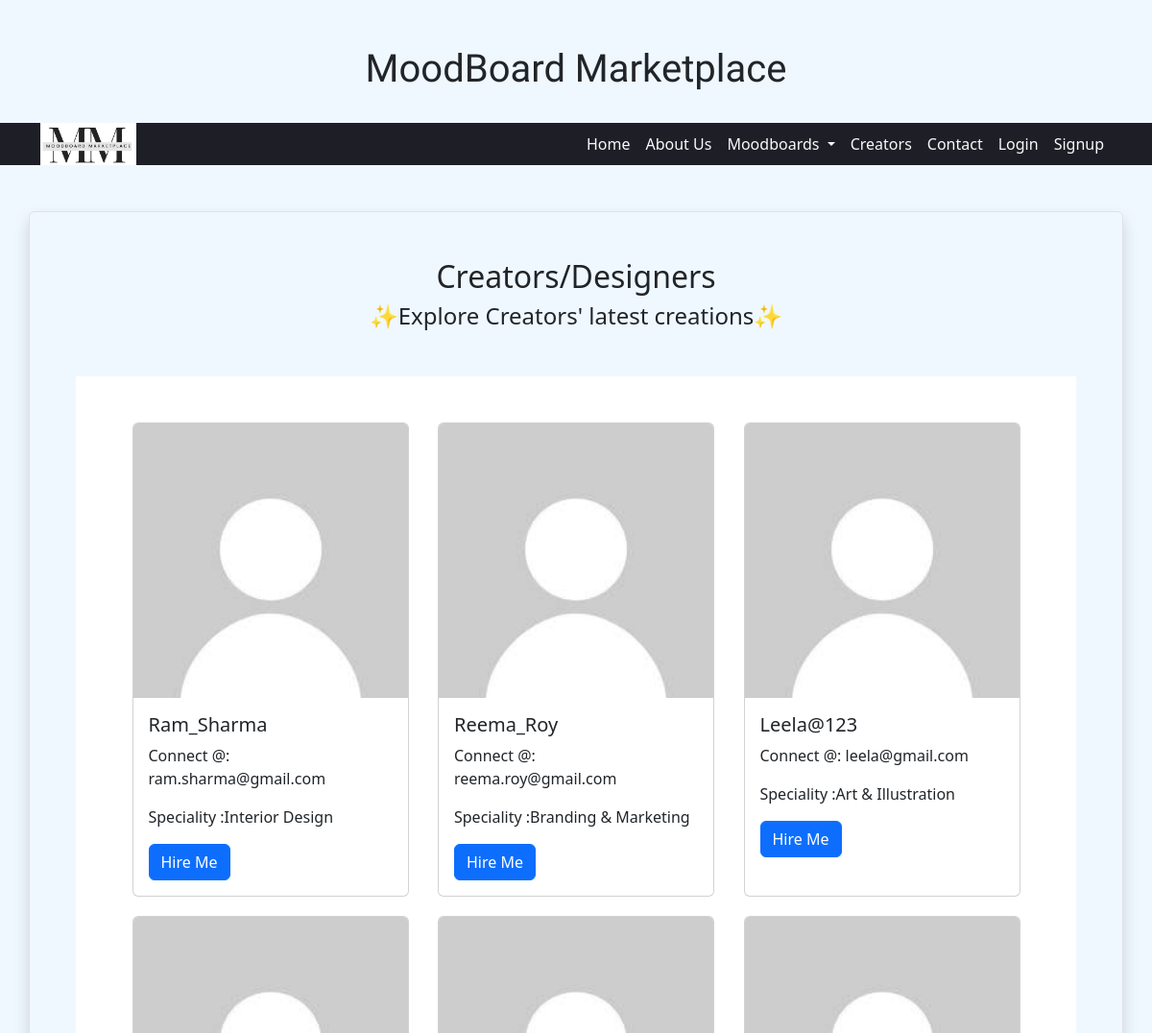
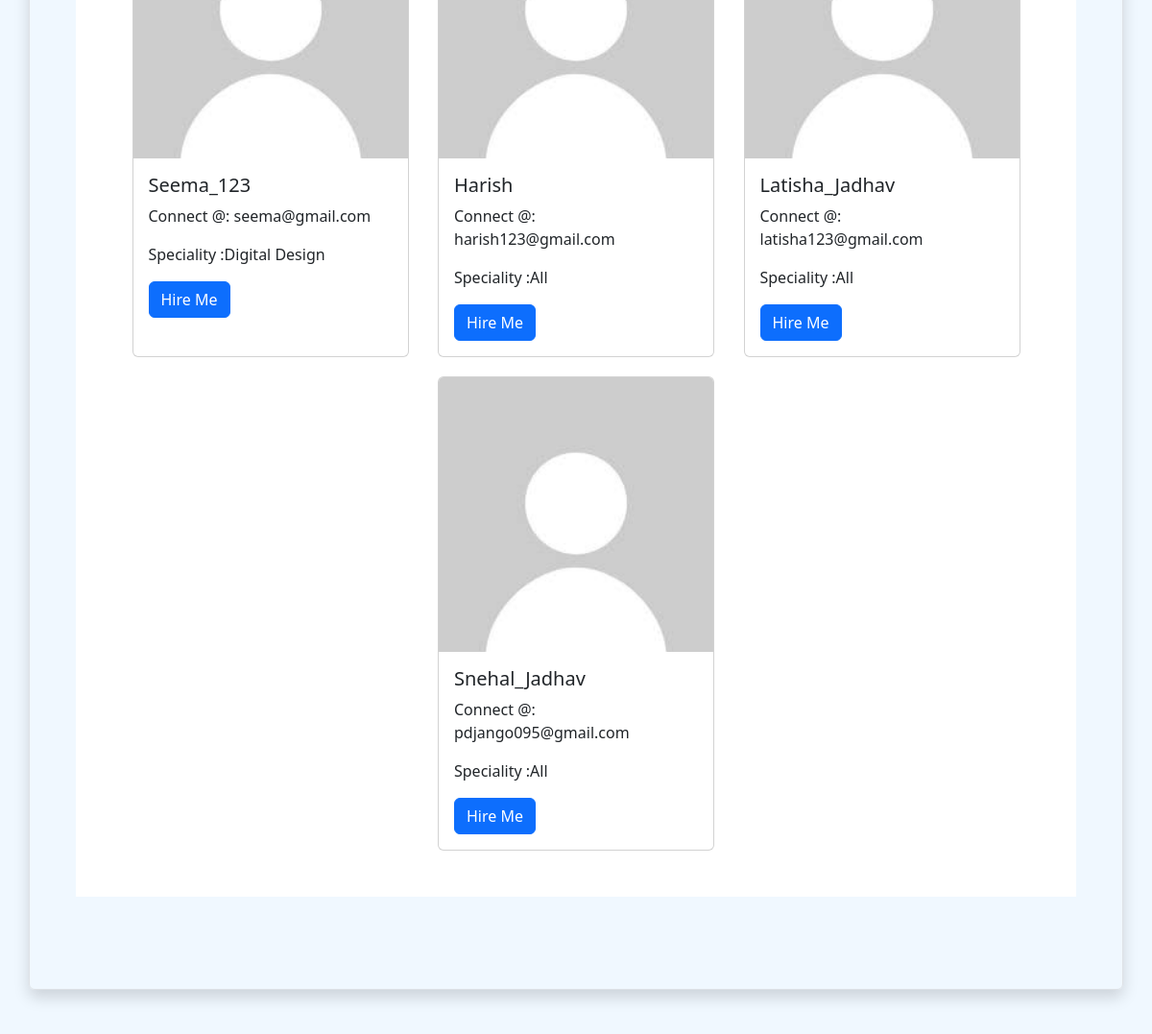
/moodboards/creators/ (upper part), run on an earlier commit of the app's database (2 pictures, top to bottom).
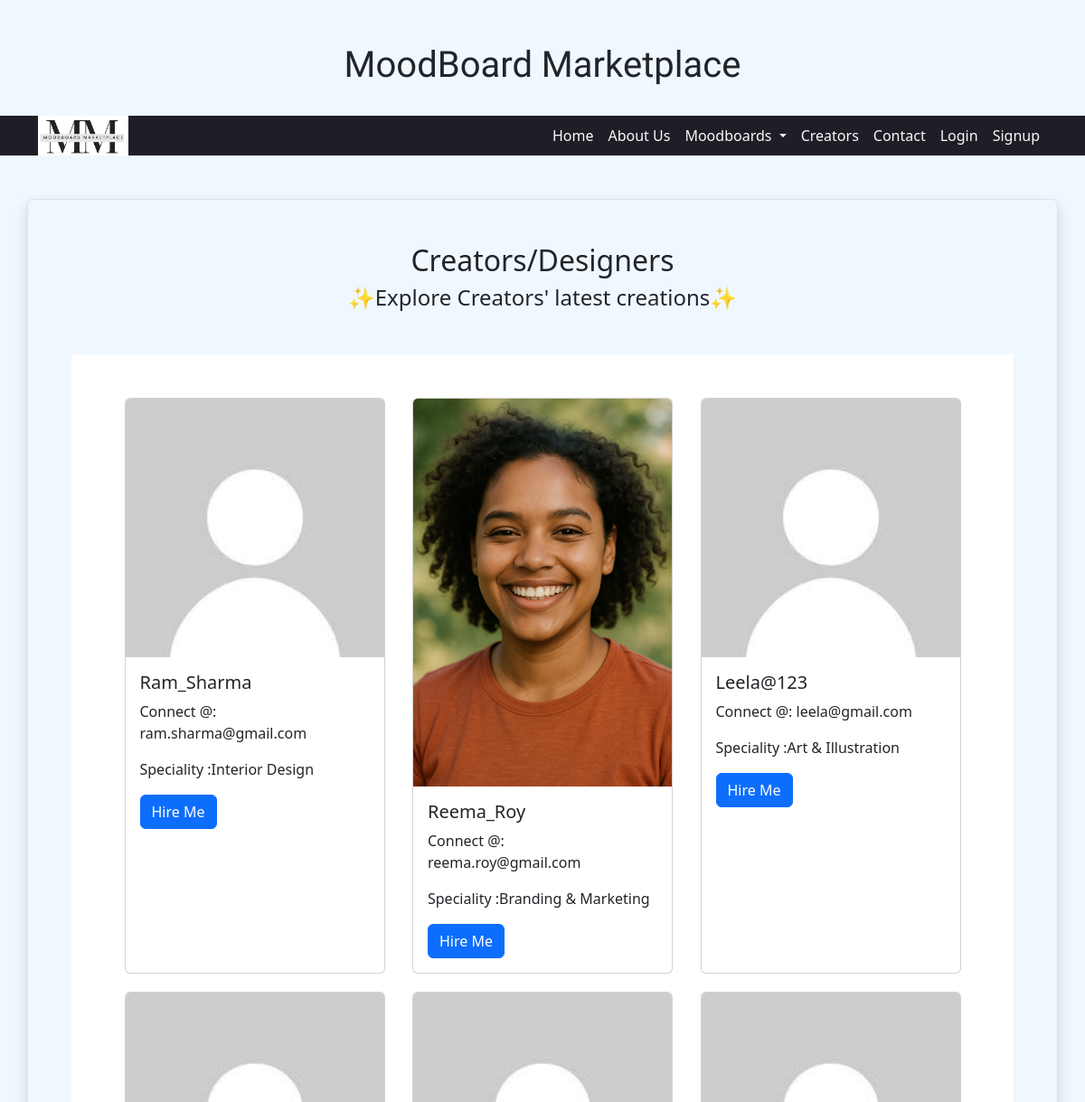
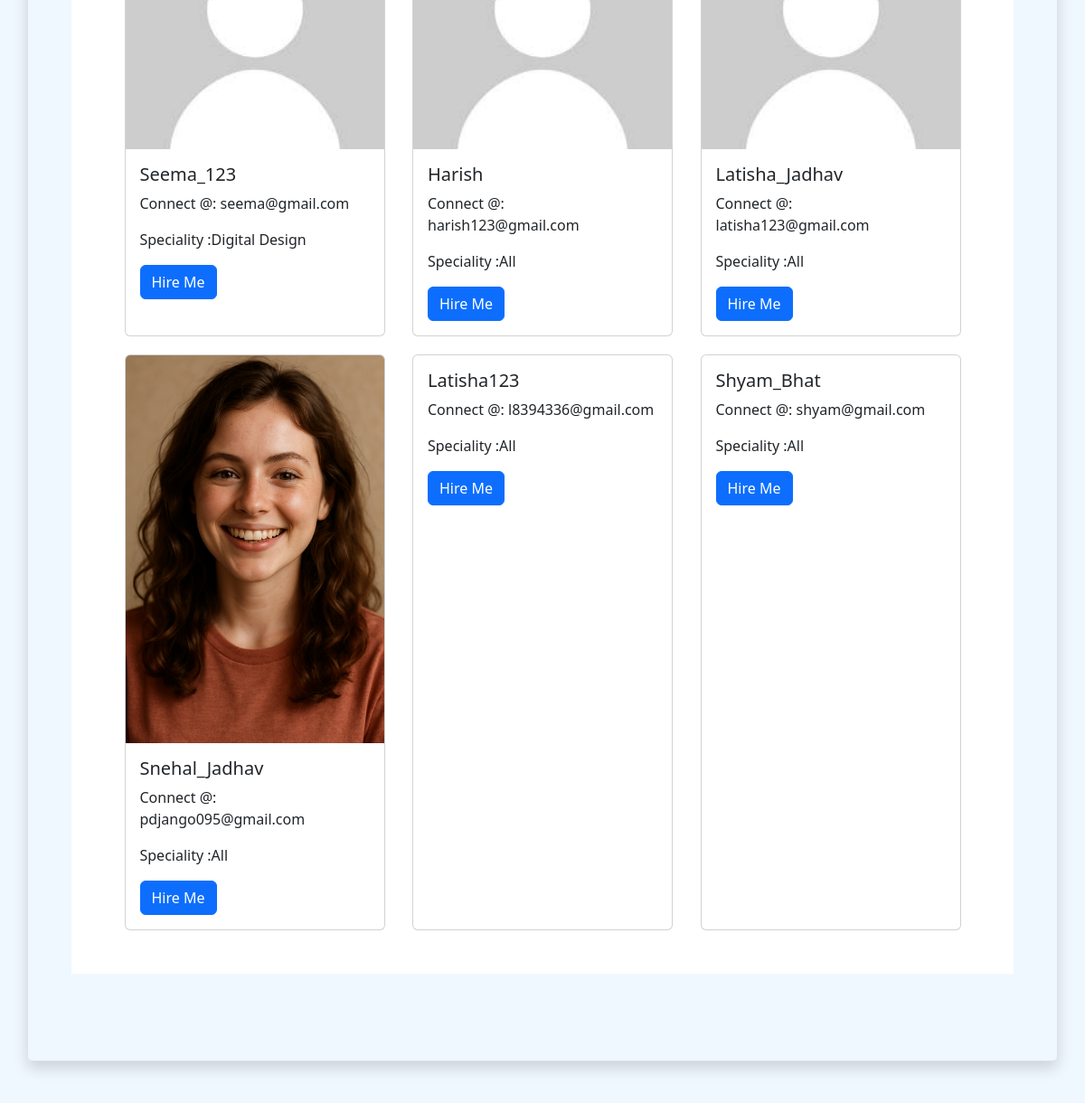
And on a later commit of the database (2 pictures, top to bottom).
### moodboards/models.py (models this page shows, shortened)
class User(AbstractUser):
    ROLE_CHOICES = [
        ('creator', 'Creator/Designer'),
        ('buyer', 'Buyer'),
    ]
    Categories = [
    		('All','All'),
		('Seasonal Theme','Seasonal Theme'),
		('Digital Design','Digital Design'),
		('Photography','Photography'),
		('Art & Illustration','Art & Illustration'),
		('Branding & Marketing','Branding & Marketing'),
		('Event Planning','Event Planning'),
		('Fashion','Fashion'),
		('Interior Design','Interior Design'),
	]
    email = models.EmailField(unique=True)
    role = models.CharField(max_length=10, choices=ROLE_CHOICES, default='buyer')
    profile_image = models.ImageField(upload_to='profile_images/', default='profile_images/default.jpeg', blank=True)
    speciality = models.CharField(max_length=30, choices=Categories, default='All')

### moodboards/views.py (the view)
# urls.py: path('moodboards/creators/',creators_list,name='creators'),
def creators_list(request):
	designers = User.objects.filter(role='creator')
	return render(request,'moodboards/creators_list.html', {'designers': designers})

### moodboards/context_processors.py (called while the page is built)
def categories_context(request):
    return {
        'categories': Category.objects.all()  # Fetch all categories globally
    }

### templates/moodboards/creators_list.html (shortened to what this page needs)
{% extends 'moodboards/base.html' %}
{% block content %}
<div class="container  p-5 my-5 border rounded shadow">
    <h2 class="text-center">Creators/Designers</h2>
    <h4 class="text-center">✨Explore Creators' latest creations✨</h4>
   <div class="categories container d-flex flex-row flex-wrap justify-content-evenly mt-5 mb-5 p-5">
    {% for designer in designers %}
        <div class="card" style="width: 18rem;">
            <img class="card-img-top" src="{{ designer.profile_image.url }}" alt="{{ designer.name }}">
            <div class="card-body">
              <h5 class="card-title" onclick="location.href='{% url 'creator_profile' designer.id %}'">{{ designer.username }}</h5>
              <p class="card-text">Connect @: {{ designer.email }}</p>
              <p class="card-text">Speciality :{{ designer.speciality }}</p>
              {% if user.is_authenticated and user.role == 'buyer' %}
    <a href="{% url 'hire_designer' designer.id %}" class="btn btn-primary">Hire Me</a>
		{% else %}
    <a href="{% url 'login' %}" class="btn btn-primary">Hire Me</a>
	{% endif %}
            </div>
          </div>
    {% empty %}
        <p>No creators available yet.</p>
    {% endfor %}
   </div>
</div>
{% endblock %}

### templates/moodboards/base.html (shortened to what this page needs)
<!DOCTYPE html>
<html lang="en">
<head>
    <link rel="stylesheet" href="https://cdnjs.cloudflare.com/ajax/libs/font-awesome/6.7.2/css/all.min.css" />
    {% load static %}
    <link rel="stylesheet" href="{% static 'bootstrap/css/bootstrap.min.css' %}">
    <link rel="stylesheet" href="{% static 'css/style.css' %}">
</head>
<body class="d-flex flex-column min-vh-100">
    <header>
        <h1 class="title text-center mt-5">MoodBoard Marketplace</h1>
        <nav class="navbar navbar-expand-lg navbar-dark bg-dark sticky-top">
            <div class="container">
                <a class="navbar-brand" href="#">
                    <img src="{% static 'images/logo.png' %}" alt="MoodBoard Marketplace">
                </a>
                <div class="collapse navbar-collapse" id="navbarNav">
                    <ul class="navbar-nav ms-auto">
                        <li class="nav-item"><a class="nav-link active" href="{% url 'home' %}">Home</a></li>
                        <li class="nav-item"><a class="nav-link" href="{% url 'about' %}">About Us</a></li>
                        <li class="nav-item dropdown">
                            <a class="nav-link dropdown-toggle" href="#" id="moodboardDropdown" role="button" data-bs-toggle="dropdown">
                                Moodboards
                            </a>
                        </li>
                        <li class="nav-item"><a class="nav-link" href="{% url 'creators' %}">Creators</a></li>
                        <li class="nav-item"><a class="nav-link" href="{% url 'contact' %}">Contact</a></li>
                        {% if user.is_authenticated %}
                        	<li class="nav-item"><a class="nav-link" href="{% url 'dashboard' %}">Dashboard</a></li>
    				<li class="nav-item"><a class="nav-link" href="{% url 'logout' %}">Logout</a></li>
			{% else %}
    				<li class="nav-item"><a class="nav-link" href="{% url 'login' %}">Login</a></li>
    				<li class="nav-item"><a class="nav-link" href="{% url 'register' %}">Signup</a></li>
{% endif %}
                    </ul>
                </div>
            </div>
        </nav>
    </header>
    <main class="flex-grow-1">
        {% block content %}
        {% endblock %}
    </main>
</body>
</html>

### moodboards/static/css/style.css (style rules this page uses)
body { background-color: aliceblue; }
.title { font-family: "Caprasimo"; text-align: center; margin:2rem; }
.navbar { background-color: #1E1F26 !important; padding:0; }
.navbar-brand { height:100%; padding:0; }
.navbar-brand img { width:100px; max-height:4rem; }
.navbar a { color: #F8F9FA !important; }
.categories { gap: 20px; background-color:white; position:relative; }

What changed in the data, as far as the page shows it:
changed User "Reema_Roy": profile_image: picture added in place of a placeholder
changed User "Snehal_Jadhav": profile_image: picture added in place of a placeholder
added User: username "Latisha123", email "l8394336@gmail.com", speciality "All"
added User: username "Shyam_Bhat", email "shyam@gmail.com", speciality "All"
